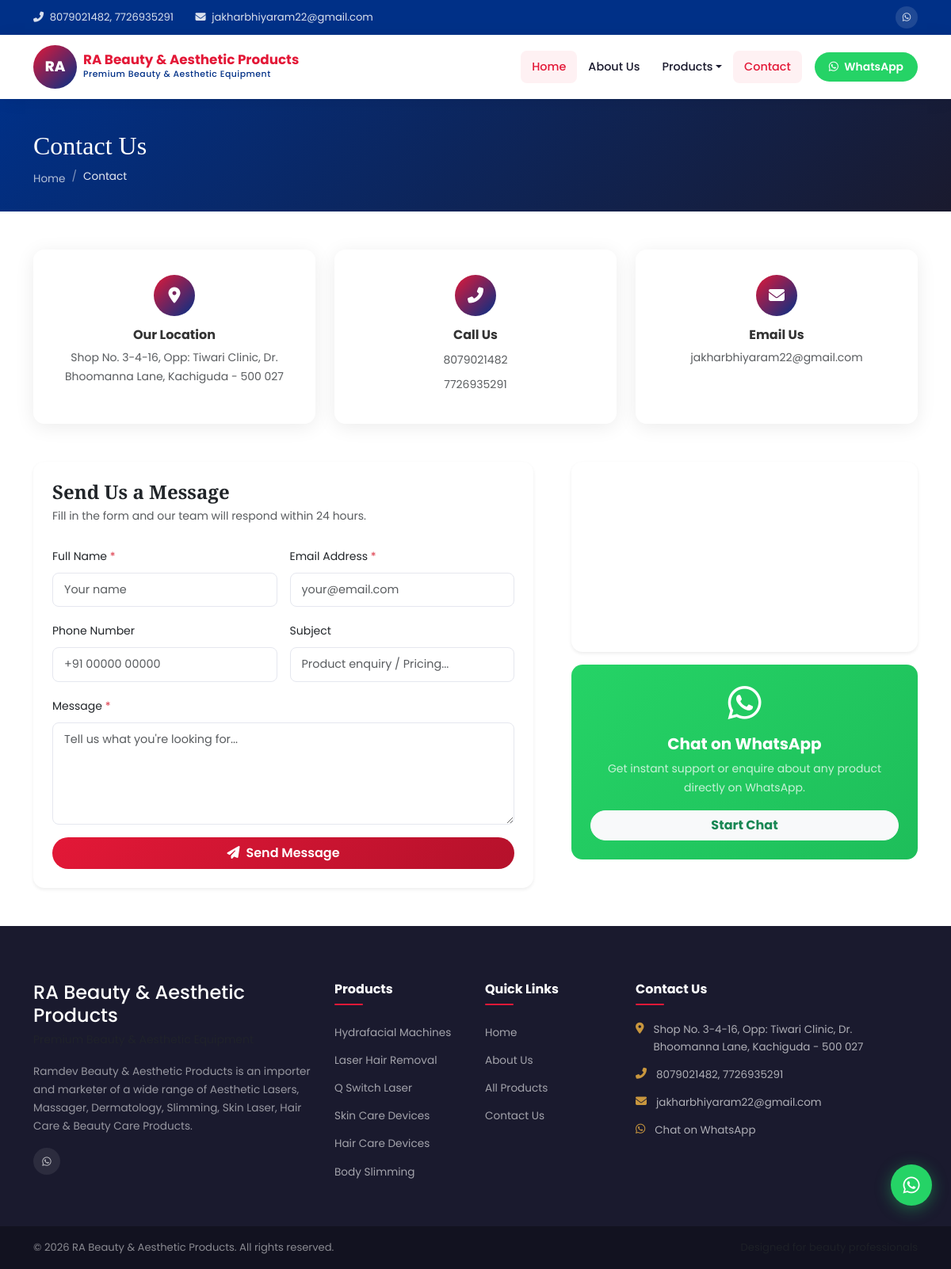
The page /contact.php on the database its author committed.
### tables this page shows
CREATE TABLE IF NOT EXISTS settings (
    id INT AUTO_INCREMENT PRIMARY KEY,
    setting_key VARCHAR(100) NOT NULL UNIQUE,
    setting_value TEXT,
    updated_at TIMESTAMP DEFAULT CURRENT_TIMESTAMP ON UPDATE CURRENT_TIMESTAMP
);

CREATE TABLE IF NOT EXISTS categories (
    id INT AUTO_INCREMENT PRIMARY KEY,
    name VARCHAR(150) NOT NULL,
    slug VARCHAR(150) NOT NULL UNIQUE,
    description TEXT,
    image VARCHAR(255),
    sort_order INT DEFAULT 0,
    is_active TINYINT(1) DEFAULT 1,
    created_at TIMESTAMP DEFAULT CURRENT_TIMESTAMP
);

### includes/config.php (called while the page is built, shortened)
<?php
function getDB() {
    static $pdo = null;
    if ($pdo === null) {
        try {
            $dsn = "mysql:host=" . DB_HOST . ";port=3307;dbname=" . DB_NAME . ";charset=" . DB_CHARSET;
            $options = [
                PDO::ATTR_ERRMODE            => PDO::ERRMODE_EXCEPTION,
                PDO::ATTR_DEFAULT_FETCH_MODE => PDO::FETCH_ASSOC,
                PDO::ATTR_EMULATE_PREPARES   => false,
            ];
            $pdo = new PDO($dsn, DB_USER, DB_PASS, $options);
        } catch (PDOException $e) {
            die('<div style="padding:20px;background:#fee;color:#c00;font-family:sans-serif;">
                <h3>Database Connection Error</h3>
                <p>Could not connect to the database. Please check your configuration in <code>includes/config.php</code></p>
                <small>' . htmlspecialchars($e->getMessage()) . '</small>
            </div>');
        }
    }
    return $pdo;
}
function getSetting($key, $default = '') {
    $pdo = getDB();
    $stmt = $pdo->prepare("SELECT setting_value FROM settings WHERE setting_key = ?");
    $stmt->execute([$key]);
    $row = $stmt->fetch();
    return $row ? $row['setting_value'] : $default;
}
function sanitize($str) {
    return htmlspecialchars(strip_tags(trim($str)), ENT_QUOTES, 'UTF-8');
}

### contact.php (the view, shortened to what this page needs)
<?php
require_once __DIR__ . '/includes/config.php';
$preProduct = null;
include __DIR__ . '/includes/header.php';
?>
<div class="page-header">
    <div class="container">
        <h1>Contact Us</h1>
        <nav aria-label="breadcrumb">
            <ol class="breadcrumb">
                <li class="breadcrumb-item"><a href="/">Home</a></li>
                <li class="breadcrumb-item active">Contact</li>
            </ol>
        </nav>
    </div>
</div>
<section class="py-5">
    <div class="container">
        <div class="row g-4 mb-5">
            <div class="col-md-4" data-aos="fade-up">
                <div class="contact-card text-center">
                    <div class="contact-icon mx-auto"><i class="fas fa-map-marker-alt"></i></div>
                    <h6 class="fw-bold">Our Location</h6>
                    <p class="text-muted small"><?= sanitize(getSetting('contact_address')) ?></p>
                </div>
            </div>
            <div class="col-md-4" data-aos="fade-up" data-aos-delay="100">
                <div class="contact-card text-center">
                    <div class="contact-icon mx-auto"><i class="fas fa-phone-alt"></i></div>
                    <h6 class="fw-bold">Call Us</h6>
                    <?php foreach(explode(',', getSetting('contact_phone')) as $ph): ?>
                    <p class="mb-1"><a href="tel:<?= preg_replace('/\s/','',$ph) ?>" class="text-muted small text-decoration-none"><?= sanitize(trim($ph)) ?></a></p>
                    <?php endforeach; ?>
                </div>
            </div>
            <div class="col-md-4" data-aos="fade-up" data-aos-delay="200">
                <div class="contact-card text-center">
                    <div class="contact-icon mx-auto"><i class="fas fa-envelope"></i></div>
                    <h6 class="fw-bold">Email Us</h6>
                    <p class="text-muted small"><a href="mailto:<?= getSetting('contact_email') ?>" class="text-muted text-decoration-none"><?= sanitize(getSetting('contact_email')) ?></a></p>
                </div>
            </div>
        </div>
        <div class="row g-5">
            <div class="col-lg-7" data-aos="fade-right">
                <div class="card border-0 shadow-sm p-4" style="border-radius:14px;">
                    <h4 class="fw-bold mb-1" style="font-family:'Playfair Display',serif;">Send Us a Message</h4>
                    <p class="text-muted small mb-4">Fill in the form and our team will respond within 24 hours.</p>
                    <form method="post" action="contact.php">
                        <div class="row g-3">
                            <div class="col-sm-6">
                                <label class="form-label fw-500 small">Full Name <span class="text-danger">*</span></label>
                                <input type="text" class="form-control" name="name" value="<?= sanitize($name ?? '') ?>" placeholder="Your name" required>
                            </div>
                            <div class="col-sm-6">
                                <label class="form-label fw-500 small">Email Address <span class="text-danger">*</span></label>
                                <input type="email" class="form-control" name="email" value="<?= sanitize($email ?? '') ?>" placeholder="your@email.com" required>
                            </div>
                            <div class="col-sm-6">
                                <label class="form-label fw-500 small">Phone Number</label>
                                <input type="tel" class="form-control" name="phone" value="<?= sanitize($phone ?? '') ?>" placeholder="+91 00000 00000">
                            </div>
                            <div class="col-sm-6">
                                <label class="form-label fw-500 small">Subject</label>
                                <input type="text" class="form-control" name="subject" value="<?= $preProduct ? 'Enquiry about ' . sanitize($preProduct) : sanitize($subject ?? '') ?>" placeholder="Product enquiry / Pricing...">
                            </div>
                            <div class="col-12">
                                <label class="form-label fw-500 small">Message <span class="text-danger">*</span></label>
                                <textarea class="form-control" name="message" rows="5" placeholder="Tell us what you're looking for..." required><?= sanitize($message ?? '') ?></textarea>
                            </div>
                            <div class="col-12">
                                <button type="submit" class="btn btn-submit px-5 py-2 w-100">
                                    <i class="fas fa-paper-plane me-2"></i>Send Message
                                </button>
                            </div>
                        </div>
                    </form>
                </div>
            </div>
            <div class="col-lg-5" data-aos="fade-left">
                <div class="card border-0 shadow-sm overflow-hidden mb-3" style="border-radius:14px;">
                    <iframe
                        src="https://www.google.com/maps/embed?pb=!1m18!1m12!1m3!1d3807.283399765858!2d78.49200!3d17.38500!2m3!1f0!2f0!3f0!3m2!1i1024!2i768!4f13.1!3m3!1m2!1s0x3bcb99daeaebd2c7%3A0xae93b78392bafbc2!2sKachiguda%2C%20Hyderabad%2C%20Telangana!5e0!3m2!1sen!2sin!4v1234567890"
                        width="100%" height="240" style="border:0;" allowfullscreen loading="lazy">
                    </iframe>
                </div>
                <div class="card border-0 p-4 text-center" style="background:linear-gradient(135deg,#25D366,#1ebe5a); border-radius:14px;">
                    <i class="fab fa-whatsapp fa-3x text-white mb-3"></i>
                    <h5 class="text-white fw-bold">Chat on WhatsApp</h5>
                    <p class="text-white small opacity-75 mb-3">Get instant support or enquire about any product directly on WhatsApp.</p>
                    <a href="https://wa.me/<?= getSetting('contact_whatsapp') ?>?text=Hello!%20I%20want%20to%20enquire%20about%20your%20beauty%20products."
                       target="_blank" class="btn btn-light fw-bold text-success rounded-pill px-4">
                        Start Chat
                    </a>
                </div>
            </div>
        </div>
    </div>
</section>
<?php include __DIR__ . '/includes/footer.php'; ?>

### includes/header.php (shortened to what this page needs)
<?php
require_once __DIR__ . '/config.php';
$pdo = getDB();
$cats = $pdo->query("SELECT * FROM categories WHERE is_active=1 ORDER BY sort_order")->fetchAll();
$siteName = getSetting('site_name', SITE_NAME);
$siteTagline = getSetting('site_tagline', 'Premium Beauty Equipment');
$contactPhone = getSetting('contact_phone', '8079021482');
$contactEmail = getSetting('contact_email', '');
$whatsapp = getSetting('contact_whatsapp', '918079021482');
?>
<!DOCTYPE html>
<html lang="en">
<head>
    <link href="https://cdn.jsdelivr.net/npm/bootstrap@5.3.2/dist/css/bootstrap.min.css" rel="stylesheet">
    <link href="https://cdnjs.cloudflare.com/ajax/libs/font-awesome/6.5.0/css/all.min.css" rel="stylesheet">
    <link href="https://cdn.jsdelivr.net/npm/swiper@11/swiper-bundle.min.css" rel="stylesheet">
    <link href="https://cdnjs.cloudflare.com/ajax/libs/aos/2.3.4/aos.css" rel="stylesheet">
    <link href="<?= SITE_URL ?>/assets/css/style.css" rel="stylesheet">
</head>
<body>
<div class="top-bar py-2 d-none d-md-block">
    <div class="container">
        <div class="row align-items-center">
            <div class="col-md-8">
                <span class="me-4"><i class="fas fa-phone-alt me-1"></i> <?= sanitize($contactPhone) ?></span>
                <span><i class="fas fa-envelope me-1"></i> <?= sanitize($contactEmail) ?></span>
            </div>
            <div class="col-md-4 text-end">
                <a href="https://wa.me/<?= $whatsapp ?>" target="_blank" class="social-icon"><i class="fab fa-whatsapp"></i></a>
            </div>
        </div>
    </div>
</div>
<nav class="navbar navbar-expand-lg navbar-light sticky-top" id="mainNav">
    <div class="container">
        <a class="navbar-brand d-flex align-items-center" href="<?= SITE_URL ?>/">
            <div class="logo-icon me-2">
                <div class="logo-fallback" style="display:none; width:55px; height:55px; background:linear-gradient(135deg,#e31837,#003087); border-radius:50%; align-items:center; justify-content:center; color:white; font-weight:800; font-size:18px;">RA</div>
            </div>
            <div>
                <div class="brand-name"><?= $siteName ?></div>
                <div class="brand-tagline"><?= $siteTagline ?></div>
            </div>
        </a>
        <div class="collapse navbar-collapse" id="navMenu">
            <ul class="navbar-nav ms-auto align-items-lg-center">
                <li class="nav-item"><a class="nav-link" href="<?= SITE_URL ?>/">Home</a></li>
                <li class="nav-item"><a class="nav-link" href="<?= SITE_URL ?>/about.php">About Us</a></li>
                <li class="nav-item dropdown">
                    <a class="nav-link dropdown-toggle" href="<?= SITE_URL ?>/products.php" id="productsMenu" data-bs-toggle="dropdown">Products</a>
                </li>
                <li class="nav-item"><a class="nav-link" href="<?= SITE_URL ?>/contact.php">Contact</a></li>
                <li class="nav-item ms-lg-3">
                    <a class="btn btn-wa" href="https://wa.me/<?= $whatsapp ?>?text=Hello!%20I%20am%20interested%20in%20your%20products." target="_blank">
                        <i class="fab fa-whatsapp me-1"></i> WhatsApp
                    </a>
                </li>
            </ul>
        </div>
    </div>
</nav>

### includes/footer.php (shortened to what this page needs)
<?php
$address = getSetting('contact_address', 'Kachiguda, Hyderabad - 500 027');
$phone = getSetting('contact_phone', '8079021482');
$email = getSetting('contact_email', 'jakharbhiyaram22@gmail.com');
$whatsapp = getSetting('contact_whatsapp', '918079021482');
$about = getSetting('site_about', '');
?>
<footer class="footer">
    <div class="container">
        <div class="row gy-4">
            <div class="col-lg-4 col-md-6">
                <div class="footer-brand mb-3">
                    <h4 class="text-white mb-1"><?= $siteName ?></h4>
                    <p class="text-muted small"><?= sanitize($siteTagline) ?></p>
                </div>
                <p class="footer-about"><?= sanitize($about) ?></p>
                <div class="footer-social mt-3">
                    <a href="https://wa.me/<?= $whatsapp ?>" target="_blank"><i class="fab fa-whatsapp"></i></a>
                </div>
            </div>
            <div class="col-lg-2 col-md-6">
                <h5 class="footer-heading">Products</h5>
                <ul class="footer-links">
                    <?php foreach(array_slice($cats, 0, 6) as $cat): ?>
                    <li><a href="<?= SITE_URL ?>/products.php?category=<?= $cat['slug'] ?>"><?= sanitize($cat['name']) ?></a></li>
                    <?php endforeach; ?>
                </ul>
            </div>
            <div class="col-lg-2 col-md-6">
                <h5 class="footer-heading">Quick Links</h5>
                <ul class="footer-links">
                    <li><a href="<?= SITE_URL ?>/">Home</a></li>
                    <li><a href="<?= SITE_URL ?>/about.php">About Us</a></li>
                    <li><a href="<?= SITE_URL ?>/products.php">All Products</a></li>
                    <li><a href="<?= SITE_URL ?>/contact.php">Contact Us</a></li>
                </ul>
            </div>
            <div class="col-lg-4 col-md-6">
                <h5 class="footer-heading">Contact Us</h5>
                <ul class="footer-contact">
                    <li><i class="fas fa-map-marker-alt"></i><span><?= sanitize($address) ?></span></li>
                    <li><i class="fas fa-phone-alt"></i><a href="tel:<?= preg_replace('/[^0-9]/', '', $phone) ?>"><?= sanitize($phone) ?></a></li>
                    <li><i class="fas fa-envelope"></i><a href="mailto:<?= sanitize($email) ?>"><?= sanitize($email) ?></a></li>
                    <li><i class="fab fa-whatsapp"></i><a href="https://wa.me/<?= $whatsapp ?>" target="_blank">Chat on WhatsApp</a></li>
                </ul>
            </div>
        </div>
    </div>
    <div class="footer-bottom">
        <div class="container">
            <div class="row align-items-center">
                <div class="col-md-6 text-center text-md-start">
                    <p class="mb-0">&copy; <?= date('Y') ?> <?= $siteName ?>. All rights reserved.</p>
                </div>
                <div class="col-md-6 text-center text-md-end">
                    <p class="mb-0 small text-muted">Designed for beauty professionals</p>
                </div>
            </div>
        </div>
    </div>
</footer>
<a href="https://wa.me/<?= $whatsapp ?>?text=Hello!%20I'm%20interested%20in%20your%20beauty%20products."
   class="whatsapp-float" target="_blank" title="Chat on WhatsApp">
    <i class="fab fa-whatsapp"></i>
</a>
</body>
</html>

### rows shown on the page
settings: setting_value "8079021482, 7726935291", setting_value "8079021482", setting_value "7726935291"
settings: setting_value "jakharbhiyaram22@gmail.com"
settings: setting_value "RA Beauty & Aesthetic Products"
settings: setting_value "Premium Beauty & Aesthetic Equipment"
settings: setting_value "Shop No. 3-4-16, Opp: Tiwari Clinic, Dr. Bhoomanna Lane, Kachiguda - 500 027"
settings: setting_value "Ramdev Beauty & Aesthetic Products is an importer and marketer of a wide range of Aesthetic Lasers, Massager, Dermatology, Slimming, Skin Laser, Hair Care & Beauty Care Products."
categories: name "Hydrafacial Machines"
categories: name "Laser Hair Removal"
categories: name "Q Switch Laser"
categories: name "Skin Care Devices"
categories: name "Hair Care Devices"
categories: name "Body Slimming"
